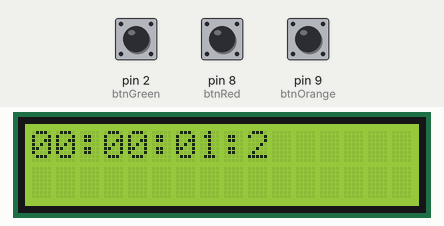
Simulated run of this sketch. Board: Arduino Uno, built with avr-gcc and run on an emulated ATmega328P. Parts: 16×2 character LCD. The inputs (shaded band) are chosen by the test bench; at power-on: pin 9 (btnOrange) HIGH, pin 2 (btnGreen) HIGH, pin 8 (btnRed) LOW.

Above: at 1.26 s.
1.3 s: pin 9 (btnOrange) pulled LOW for 3.2 s
At 1.9 s:
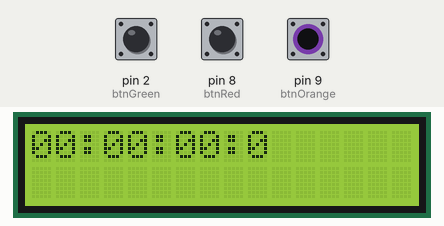
6.2 s: pin 2 (btnGreen) pulled LOW for 0.15 s
At 6.34 s:
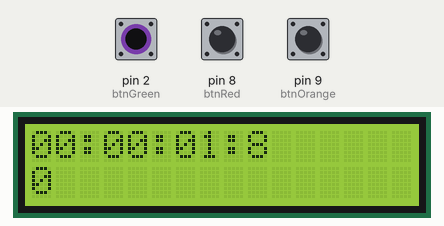
7.8 s: pin 9 (btnOrange) pulled LOW for 0.15 s
At 7.91 s:
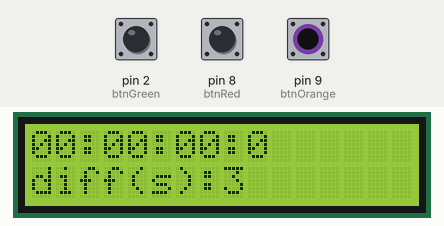
9.4 s: pin 2 (btnGreen) pulled LOW for 1 s
At 9.47 s:
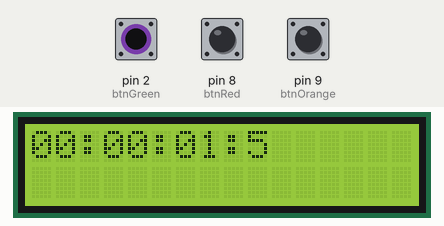

The sketch:

exo5.ino
```cpp
#include <LiquidCrystal.h>
#define btnRed 8
#define btnOrange 9
#define btnGreen 2

LiquidCrystal lcd(15,14,4,5,6,7);

int h = 0;
int m = 0;
int s = 0;
int dec = 0;
long startTime;
long currentTime;
long millisTime;
bool isPress = false;

void pressed(){

  isPress = !isPress;

}

void setup() {
  lcd.clear();
  lcd.begin(16,2);
  lcd.setCursor(0,0);
  pinMode(btnRed, INPUT);
  pinMode(btnOrange,INPUT);
  pinMode(btnGreen, INPUT);
  attachInterrupt(0,pressed,FALLING);

}

void loop(){
    //rouge -> démarre et reprends après la pause
    //orange -> reset le chrono
    //vert -> affiche sur une deuxieme ligne le temps mesuré par millis vs par le chrono
    bool isPaused = true;

    while(true){
      if(digitalRead(btnOrange) == LOW){
        isPaused = true;
      }
      else if(digitalRead(btnRed) == LOW){
        if(isPaused == true){
          isPaused = false;
          startTime = millis();
        }
      }
      if(!isPaused){
        dec+=1;
        if(dec%10 == 0 && dec!=0){
          s+=1;
          dec = 0;
          if(s%60 == 0 && s != 0){
            m+=1;
            s=0;
            if(m%60 == 0 && m!=0){
              h+=1;
              m=0;
            }
          }
        }
      }
      else{
        h = 0;
        m = 0;
        s = 0;
        dec = 0;
      }
      if(isPress && isPaused){
        lcd.setCursor(0,1);
        lcd.print("diff(s):"+String(millisTime));
        millisTime = 0;
        currentTime = 0;
        startTime = millis();
        m = 0;
        s = 0;
      }
      else if(isPress && !isPaused){
        lcd.setCursor(0,1);
        millisTime = millis();
        millisTime = (millisTime -startTime)/1000;
        currentTime = (h*3600+m*60+s+dec*0.1);
        lcd.print(millisTime - currentTime);
      }

      lcd.setCursor(0,0);
      char str[16];
      sprintf(str,"%02d:%02d:%02d:%d",h,m,s,dec);
      lcd.print(str);
      delay(100);
      lcd.clear();
    }

  }
  // notre programme accumule environ 1s de retard par rapport à millis toutes les 10 secondes (comptées par le programme)
  // on mesure environ 6s de retard au bout d'une minute
  // on mesure environ 16.5s de retard au bout de trois minutes
```

Measured:
- after the input at 7.8 s, the display: changes after 0.06 s (image 3)
